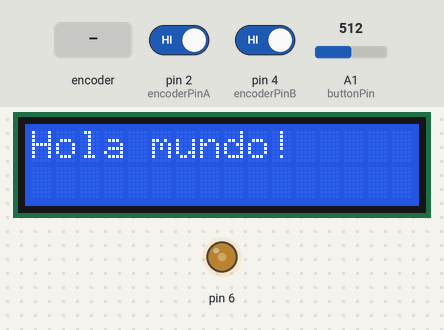
Bench run of a sketch on a simulated Arduino Uno, built with avr-gcc and run on an emulated ATmega328P. Parts: 16×2 character LCD, output pins drawn as LEDs (lit = HIGH). The inputs (shaded band) are chosen by the test bench; at power-on: A1 (buttonPin) = 512, pin 2 (encoderPinA) HIGH, pin 4 (encoderPinB) HIGH. What the sketch prints to the serial monitor is not drawn.

Above: at 1.2 s.
1.3 s: A1 (buttonPin) set to 40
At 1.4 s:
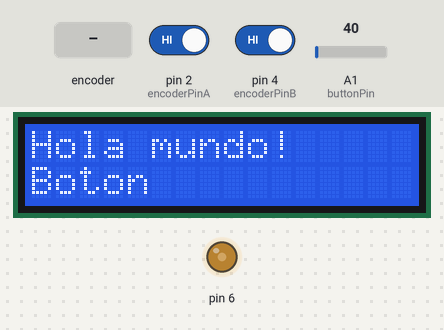
3.0 s: rotary encoder on pin 2 (encoderPinA) / pin 4 (encoderPinB) turned 3 steps (first pin leading)
At 4.1 s:
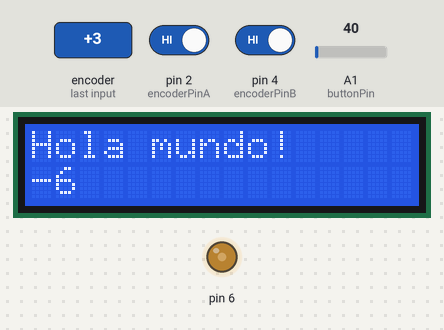
5.1 s: rotary encoder on pin 2 (encoderPinA) / pin 4 (encoderPinB) turned 1 step (first pin leading)
At 5.13 s:
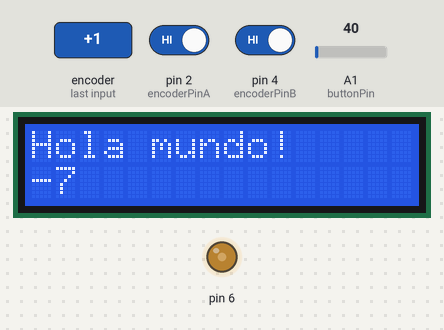
Timing chart, 0 to 8.1 s (numbered marks = the images above; inputs shaded):
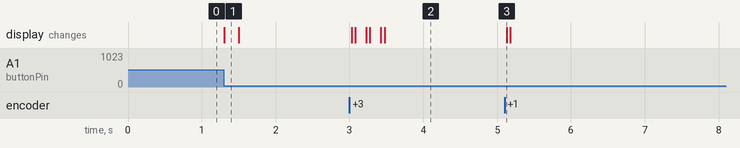

The sketch:

Pruebas_LCD_Encoder.ino
```cpp
/////////////////////////////////LCD//////////////////////////////////////////
// include the library code:                                                //
#include <LiquidCrystal.h>                                                  //
//
// initialize the library by associating any needed LCD interface pin       //
// with the arduino pin number it is connected to                           //
const int rs = 12, en = 11, d4 = 5, d5 = 7, d6 = 3, d7 = 13;                //
LiquidCrystal lcd(rs, en, d4, d5, d6, d7);                                  //
//
//////////////////////////////////////////////////////////////////////////////

////////////////////////////////////////ENCODER///////////////////////////////////////////////
int encoderPinA = 2;      //variable A a pin digital 2 (DT en modulo)                       //
int encoderPinB = 4;        //variable B a pin digital 4 (CLK en modulo)                    //
int buttonPin = A1;                                                                         //
int lastEncoded = 0;                                                                        //
int encoderValue = 0;                                                                       //
int lastencoderValue = 0;                                                                   //
//////////////////////////////////////////////////////////////////////////////////////////////

int pinBuzzer = 11;

void setup() {
  Serial.begin (9600);

  pinMode(encoderPinA, INPUT_PULLUP);
  pinMode(encoderPinB, INPUT_PULLUP);
  pinMode(buttonPin, INPUT_PULLUP);

  pinMode(pinBuzzer, OUTPUT);

  //get starting position
  int lastMSB = digitalRead(encoderPinA);
  int lastLSB = digitalRead(encoderPinB);

  Serial.print("Starting Position AB  " );
  Serial.print(lastMSB);
  Serial.println(lastLSB);

  //let start be lastEncoded so will index on first click
  lastEncoded = (lastMSB << 1) | lastLSB;

  //Para el contraste de la pantalla
  pinMode(6, OUTPUT);
  analogWrite(6, 100);

  // set up the LCD's number of columns and rows:
  lcd.begin(16, 2);
  // Print a message to the LCD.
  lcd.print("Hola mundo!");
}
int contador = 0;
void loop() {

  int MSB = digitalRead(encoderPinA); //MSB = most significant bit
  int LSB = digitalRead(encoderPinB); //LSB = least significant bit

  int encoded = (MSB << 1) | LSB; //converting the 2 pin value to single number
  int sum  = (lastEncoded << 2) | encoded; //adding it to the previous encoded value

  if (sum == 0b1101 || sum == 0b0100 || sum == 0b0010 || sum == 0b1011) encoderValue --;
  if (sum == 0b1110 || sum == 0b0111 || sum == 0b0001 || sum == 0b1000) encoderValue ++;

  lastEncoded = encoded; //store this value for next time


  if ((encoderValue == lastencoderValue + 2) || (encoderValue == lastencoderValue - 2)) {
    Serial.println(encoderValue / 2);
    lcd.setCursor(0, 2);
    lcd.print(encoderValue / 2);
    lcd.print("           ");

    lastencoderValue = encoderValue;
  }

  //reset index
  if ((analogRead(buttonPin) <= 50) && (contador == 0)) {
    Serial.println(buttonPin);
    lcd.setCursor(0, 2);
    lcd.print("Boton");
    delay(200);
    lcd.setCursor(0, 2);
    lcd.print(encoderValue / 2);
    lcd.print("           ");
    contador = 1;
  }
  if ((analogRead(buttonPin) >= 50) && (contador == 1)) {
    contador = 0;
  }
}
```

Measured:
- after the input at 1.3 s, the display: changes at once (image 1)
- after the input at 3.0 s, the display: first changes at once (image 2 shows a later state)
- after the input at 5.1 s, the display: changes at once (image 3)
